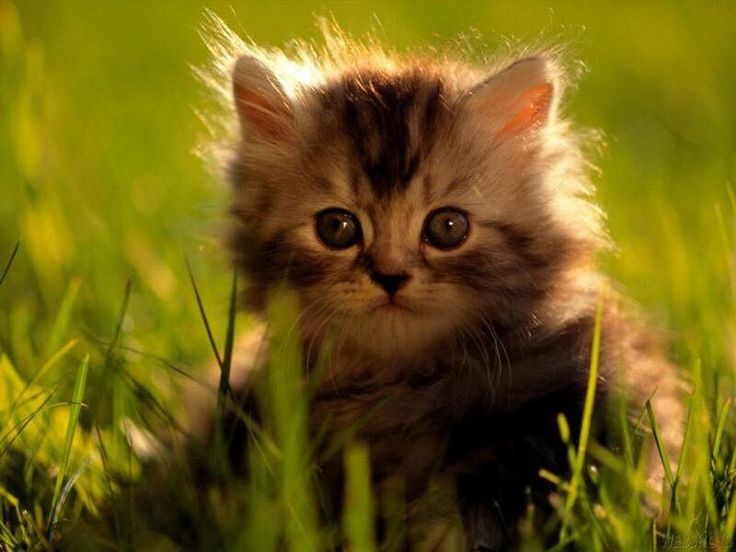
#> input picture Lab_1/images/cat_in_grass.jpg, 736 x 552 px, found by its file name
$ python lab_1.py
#> lines starting #> are read from the running program, lines starting #| are printed output that depends on the picture
from cv2 import imread, imwrite, imshow, waitKey
import numpy as np
import random

# Загрузка изображения
im = imread(r"images\cat_in_grass.jpg")
#> im is the input picture: shape (552, 736, 3); mean B, G, R 20.2, 96.6, 114
if im is None:
    raise FileNotFoundError("Изображение не найдено. Проверьте путь.")

h, w = im.shape[:2]
#> h = 552; w = 736
print("Высота изображения:", h)
#| Высота изображения: 552
# stripe_h = 100
stripe_h = int(input("Введите высоту полосы: "))
#> the answer given: 3

# На полосы
new_h = (h // stripe_h) * stripe_h
#> new_h = 552
im_cropped = im[:new_h]
stripes = [im_cropped[i : i + stripe_h].copy() for i in range(0, h, stripe_h)]
#> stripes = 184 items

random.shuffle(stripes)

y = 0
for stripe in stripes:
    h_s = stripe.shape[0]
    im_cropped[y : y + h_s, :] = stripe
    y += h_s
#> this loop made 184 passes
#> y on passes 1 to 3: 3, 6, 9
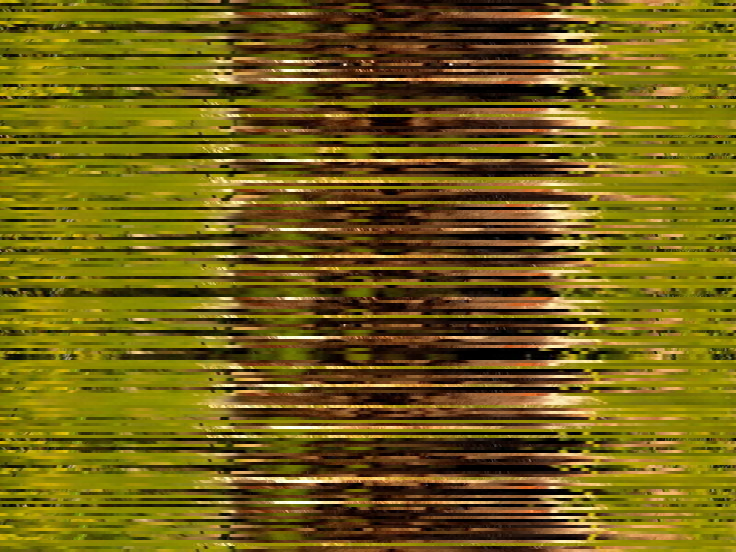
#> im_cropped: shape (552, 736, 3); mean B, G, R 20.2, 96.6, 114
#> after the loop, y = 552

# Результат
imshow("Shuffled", im_cropped)
key = waitKey(0)
#> (key Esc is pressed here)

if key == 13:
    imwrite(r"images\cat_in_grass_shuffled.jpg", im_cropped)
    print("Изображение сохранено!")
